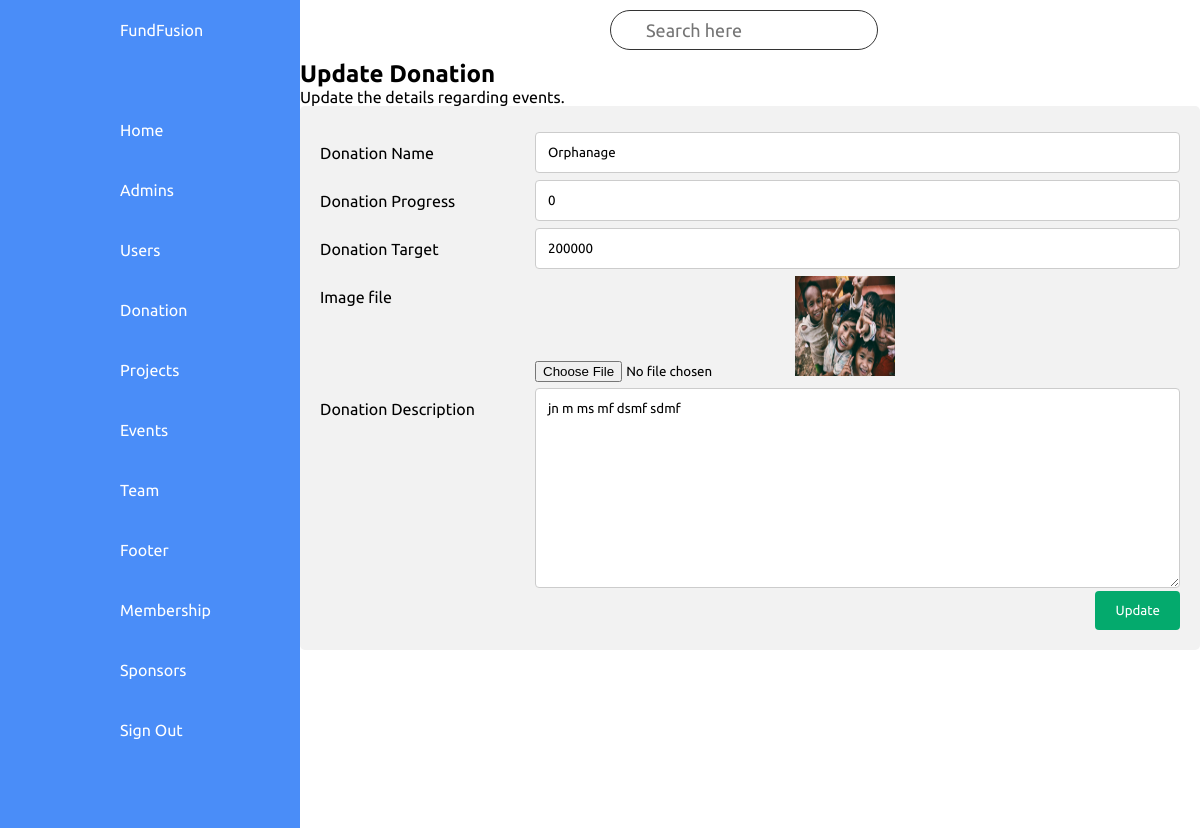
/admin/donation/edit-donation.php?id=5 (signed in), run on an earlier commit of the app's database.
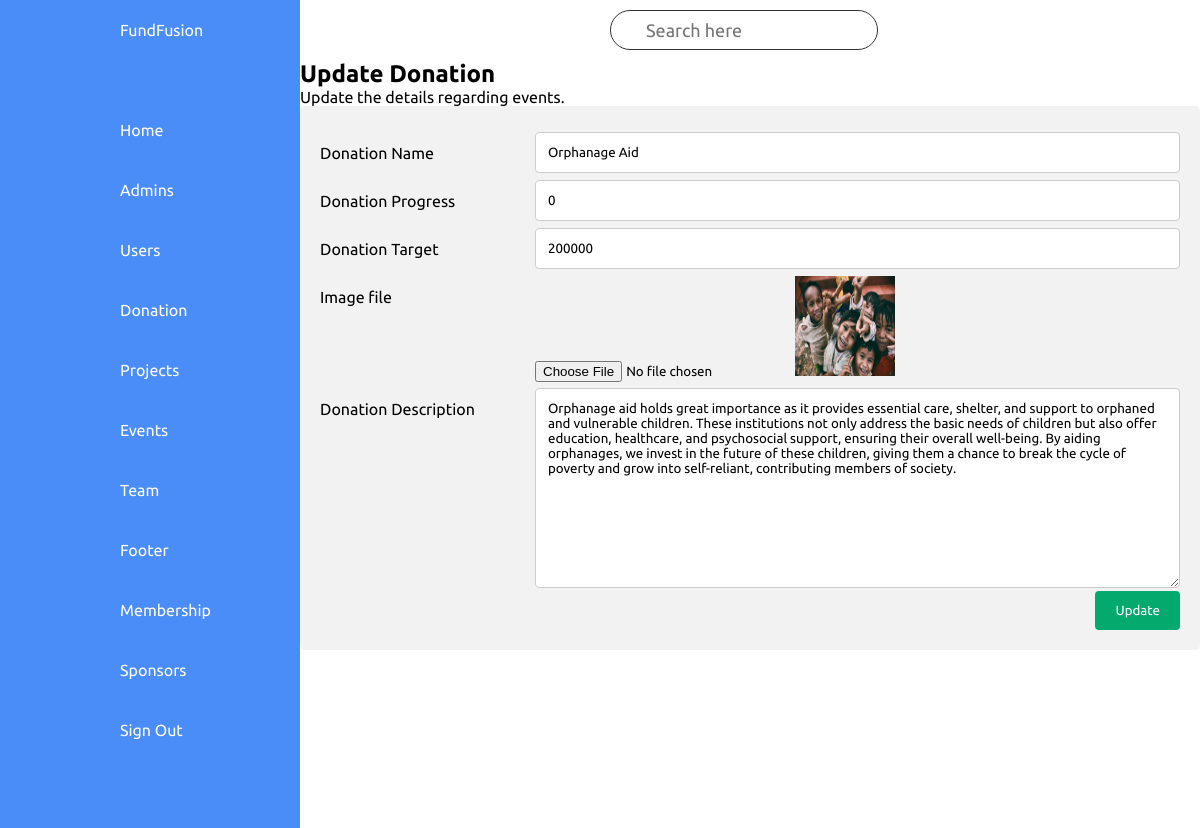
And on a later commit of the database.
### tables this page shows
CREATE TABLE IF NOT EXISTS `donation` (
  `id` int(5) NOT NULL AUTO_INCREMENT,
  `donation_name` varchar(50) DEFAULT NULL,
  `donation_image_url` varchar(50) DEFAULT NULL,
  `donation_description` text DEFAULT NULL,
  `donation_target` int(8) DEFAULT NULL,
  `donation_progress` int(6) DEFAULT NULL,
  PRIMARY KEY (`id`)
);

### admin/routeconfig.php (called while the page is built)
<?php
    $site_url = "http://localhost/FundFusion/"
?>

### admin/donation/edit-donation.php (the view, shortened to what this page needs)
<?php
include "../../database/Db_Connection.php";
include "../routeconfig.php";
?>
<!DOCTYPE html>
<html lang="en">
  <head>
    <link rel="stylesheet" href="https://cdnjs.cloudflare.com/ajax/libs/font-awesome/5.15.3/css/all.min.css" />
    <link rel="stylesheet" href="<?php echo $site_url ?>css/Dashboard.css" />
    <link rel="stylesheet" href="<?php echo $site_url ?>css/createdonation.css" />
  </head>
  <body>
    <div class="container">
      <?php
      @include('../partials/navigation.php')
      ?>
        <div class="main">
            <div class="topbar">
            <div class="search">
                <label>
                <input type="search" placeholder="Search here" />
                </label>
            </div>
        </div>
        <?php
            $result = mysqli_query($conn, "SELECT * FROM donation WHERE id ='" . $_GET["id"] . "'");
            while($res = mysqli_fetch_array($result))
            {
                $name = $res['donation_name'];
                $progress = $res['donation_progress'];
                $target = $res['donation_target'];
                $imageURL = $res['donation_image_url'];
                $description = $res['donation_description'];
            }
        ?>
            <h2>Update Donation</h2>
        <p>Update the details regarding events.</p>
        <div class="containerbox">
        <form action="update-donation.php" method="POST" enctype="multipart/form-data">
            <div class="row">
            <div class="col-25">
                <label for="donation_name">Donation Name</label>
            </div>
            <div class="col-75">
                <input type="text" id="donation_name" name="donation_name" value="<?php echo $name;?>">
            </div>
            </div>
            <div class="row">
            <div class="col-25">
                <label for="donation_progress">Donation Progress</label>
            </div>
            <div class="col-75">
                <input type="text" id="donation_progress" name="donation_progress" value="<?php echo $progress;?>">
            </div>
            </div>
            <div class="row">
            <div class="col-25">
                <label for="donation_target">Donation Target</label>
            </div>
            <div class="col-75">
                <input type="text" id="donation_target" name="donation_target" value="<?php echo $target;?>">
            </div>
            </div>
            <div class="row">
            <div class="col-25">
                <label for="donation_image_url">Image file</label>
            </div>
            <div class="col-75">
                <input type="file" id="donation_image_url" name="donation_image_url">
                <img src="../../img/donation/<?php echo $imageURL;?>" style="height:100px;width:100px">
            </div>
            </div>
            <div class="row">
            <div class="col-25">
                <label for="donation_description">Donation Description</label>
            </div>
            <div class="col-75">
                <textarea id="donation_description" name="donation_description" style="height:200px"><?php echo $description;?></textarea>
            </div>
            </div>
            <div class="row">
            <input type="submit" name="update" value="Update">
            </div>
        </form>
    </div>
  </body>
  </html>

What changed in the data, as far as the page shows it:
changed donation: donation_name "Orphanage" → "Orphanage Aid"; donation_description "jn m ms mf dsmf sdmf" → "Orphanage aid holds great importance as it provides essential care, shelter, and support to orphaned and vulnerable children. These institutions not only address the basic needs of children but also offer education, healthcare, and psychosocial support, ensuring their overall well-being. By aiding orphanages, we invest in the future of these children, giving them a chance to break the cycle of poverty and grow into self-reliant, contributing members of society."
